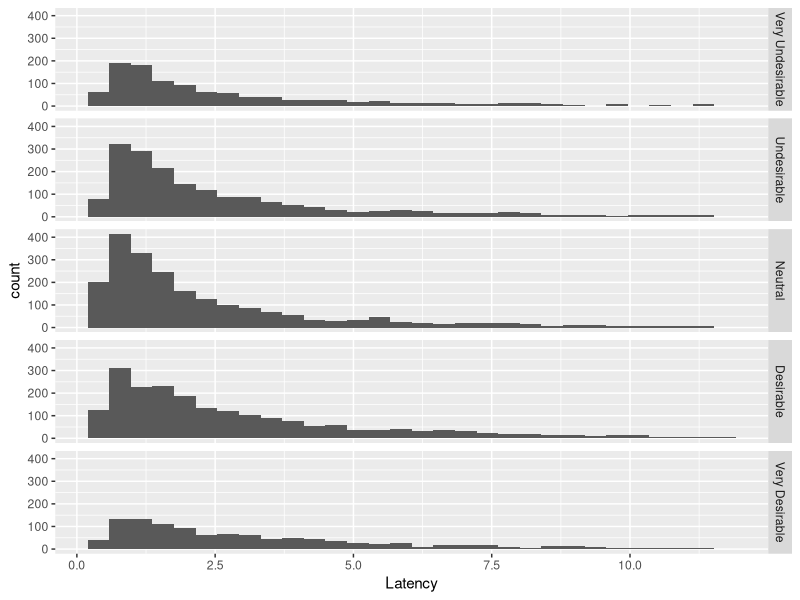
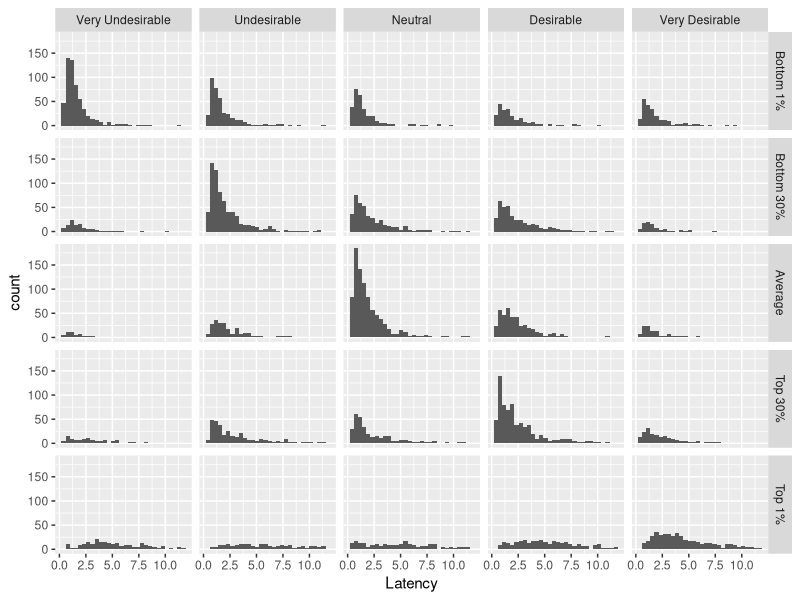
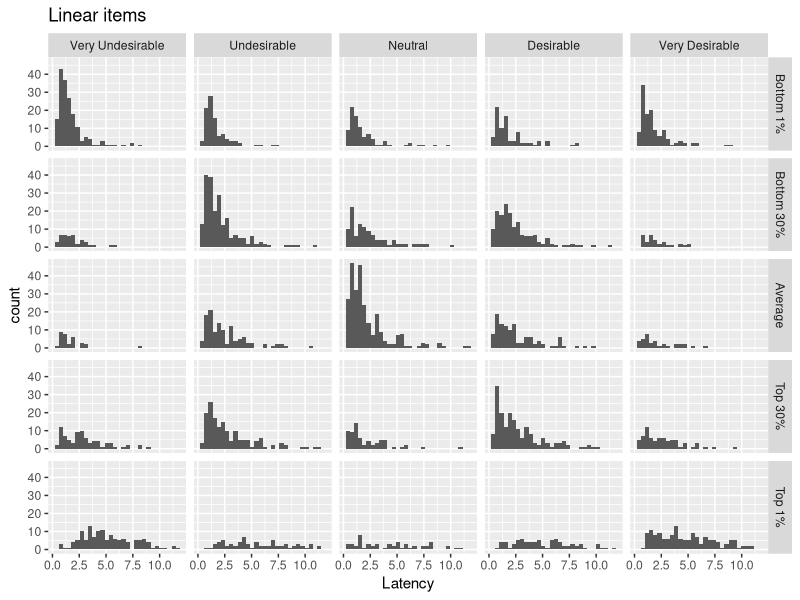
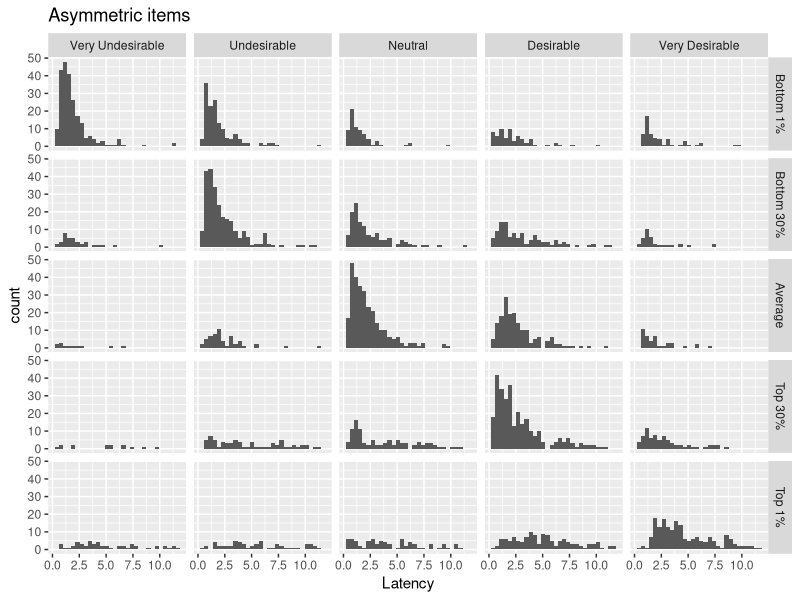
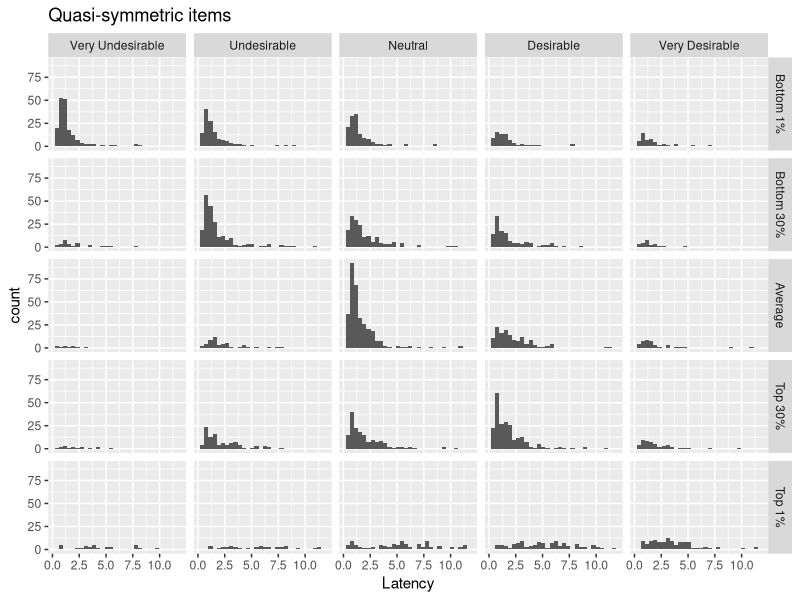

Reproduce these figures in R, in order.
## ---- chunk 1
knitr::opts_chunk$set(echo = FALSE, warning=FALSE, message=FALSE)
## ---- chunk 2


temp <- read.csv("Reduced_scale.csv", header=FALSE, na.strings="")

x <- temp[2,]
data <- temp[-c(1:3),]
colnames(data) <- x

# library(psych)
# opt <- describe(data)
# write.csv(opt, "description.csv")

## column #20 = page submit latency; column #22 = Desirability rating
## column #458 = how difficult was this?
## column #457 = how carefully did you respond?

data$Progress <- as.numeric(as.character(data$Progress))
newdata <- data[ which(data$Progress > 75), ]

temp2 <- newdata[,-c(93,119,145,171,197,223,249,275,301,327,353,379,405,431)] ## getting rid of quality check items (13 here)

use <- temp2[,c(20,22,25,27,30,32,35,37,40,42,45,47,50,52,55,57,60,62,65,67,70,72,75,77,80,82,85,87,90,92,95,97,100,102,105,107,110,112,115,117,
               120,122,125,127,130,132,135,137,140,142,145,147,150,152,155,157,160,162,165,167,170,172,175,177,180,182,185,187,190,192,195,197,200,202,205,207,210,212,215,217,
               220,222,225,227,230,232,235,237,240,242,245,247,250,252,255,257,260,262,265,267,270,272,275,277,280,282,285,287,290,292,295,297,300,302,305,307,310,312,315,317,
               320,322,325,327,330,332,335,337,340,342,345,347,350,352,355,357,360,362,365,367,370,372,375,377,380,382,385,387,390,392,395,397,400,402,405,407,410,412,415,417,
               420,422,425,427,430,432,435,437,440,442)]

total <- nrow(data)
usable <- nrow(use)

## ---- chunk 3
### Data is messy - not all "1%, 30%, etc" read in sequentially
### Requesting column names as an excel file so can double-check numbers used to create "use" object (line 35)

# write.csv(colnames(temp2), "check.csv"); write.csv(colnames(use), "check2.csv")


ass.b1 <- use[,c(29:30,49:50,79:80,99:100,109:110)]
ass.b3 <- use[,c(27:28,47:48,77:78,97:98,107:108)]
ass.n  <- use[,c(25:26,45:46,75:76,95:96,105:106)]
ass.t3 <- use[,c(21:22,43:44,73:74,93:94,103:104)]
ass.t1 <- use[,c(23:24,41:42,71:72,91:92,101:102)]

qua.b1 <- use[,c(89:90,129:130,149:150,159:160,169:170)]
qua.b3 <- use[,c(87:88,127:128,147:148,157:158,167:168)]
qua.n  <- use[,c(85:86,125:126,145:146,155:156,165:166)]
qua.t3 <- use[,c(83:84,123:124,143:144,153:154,163:164)]
qua.t1 <- use[,c(81:82,121:122,141:142,151:152,161:162)]

lin.b1 <- use[,c(39:40,59:60,69:70,119:120,139:140)]
lin.b3 <- use[,c(37:38,57:58,67:68,117:118,137:138)]
lin.n  <- use[,c(35:36,55:56,65:66,115:116,135:136)]
lin.t3 <- use[,c(33:34,53:54,63:64,113:114,133:134)]
lin.t1 <- use[,c(31:32,51:52,61:62,111:112,131:132)]

ass.b1$cat <- "ass.b1"
ass.b3$cat <- "ass.b3"
ass.n$cat  <- "ass.n"
ass.t3$cat <- "ass.t3"
ass.t1$cat <- "ass.t1"

qua.b1$cat <- "qua.b1"
qua.b3$cat <- "qua.b3"
qua.n$cat  <- "qua.n"
qua.t3$cat <- "qua.t3"
qua.t1$cat <- "qua.t1"

lin.b1$cat <- "lin.b1"
lin.b3$cat <- "lin.b3"
lin.n$cat  <- "lin.n"
lin.t3$cat <- "lin.t3"
lin.t1$cat <- "lin.t1"

ass.b1.1 <- ass.b1[,c(1:2,11)]
ass.b1.2 <- ass.b1[,c(3:4,11)]
ass.b1.3 <- ass.b1[,c(5:6,11)]
ass.b1.4 <- ass.b1[,c(7:8,11)]
ass.b1.5 <- ass.b1[,c(9:10,11)]

ass.b3.1 <- ass.b3[,c(1:2,11)]
ass.b3.2 <- ass.b3[,c(3:4,11)]
ass.b3.3 <- ass.b3[,c(5:6,11)]
ass.b3.4 <- ass.b3[,c(7:8,11)]
ass.b3.5 <- ass.b3[,c(9:10,11)]

ass.n.1 <- ass.n[,c(1:2,11)]
ass.n.2 <- ass.n[,c(3:4,11)]
ass.n.3 <- ass.n[,c(5:6,11)]
ass.n.4 <- ass.n[,c(7:8,11)]
ass.n.5 <- ass.n[,c(9:10,11)]

ass.t3.1 <- ass.t3[,c(1:2,11)]
ass.t3.2 <- ass.t3[,c(3:4,11)]
ass.t3.3 <- ass.t3[,c(5:6,11)]
ass.t3.4 <- ass.t3[,c(7:8,11)]
ass.t3.5 <- ass.t3[,c(9:10,11)]

ass.t1.1 <- ass.t1[,c(1:2,11)]
ass.t1.2 <- ass.t1[,c(3:4,11)]
ass.t1.3 <- ass.t1[,c(5:6,11)]
ass.t1.4 <- ass.t1[,c(7:8,11)]
ass.t1.5 <- ass.t1[,c(9:10,11)]



qua.b1.1 <- qua.b1[,c(1:2,11)]
qua.b1.2 <- qua.b1[,c(3:4,11)]
qua.b1.3 <- qua.b1[,c(5:6,11)]
qua.b1.4 <- qua.b1[,c(7:8,11)]
qua.b1.5 <- qua.b1[,c(9:10,11)]

qua.b3.1 <- qua.b3[,c(1:2,11)]
qua.b3.2 <- qua.b3[,c(3:4,11)]
qua.b3.3 <- qua.b3[,c(5:6,11)]
qua.b3.4 <- qua.b3[,c(7:8,11)]
qua.b3.5 <- qua.b3[,c(9:10,11)]

qua.n.1 <- qua.n[,c(1:2,11)]
qua.n.2 <- qua.n[,c(3:4,11)]
qua.n.3 <- qua.n[,c(5:6,11)]
qua.n.4 <- qua.n[,c(7:8,11)]
qua.n.5 <- qua.n[,c(9:10,11)]

qua.t3.1 <- qua.t3[,c(1:2,11)]
qua.t3.2 <- qua.t3[,c(3:4,11)]
qua.t3.3 <- qua.t3[,c(5:6,11)]
qua.t3.4 <- qua.t3[,c(7:8,11)]
qua.t3.5 <- qua.t3[,c(9:10,11)]

qua.t1.1 <- qua.t1[,c(1:2,11)]
qua.t1.2 <- qua.t1[,c(3:4,11)]
qua.t1.3 <- qua.t1[,c(5:6,11)]
qua.t1.4 <- qua.t1[,c(7:8,11)]
qua.t1.5 <- qua.t1[,c(9:10,11)]



lin.b1.1 <- lin.b1[,c(1:2,11)]
lin.b1.2 <- lin.b1[,c(3:4,11)]
lin.b1.3 <- lin.b1[,c(5:6,11)]
lin.b1.4 <- lin.b1[,c(7:8,11)]
lin.b1.5 <- lin.b1[,c(9:10,11)]

lin.b3.1 <- lin.b3[,c(1:2,11)]
lin.b3.2 <- lin.b3[,c(3:4,11)]
lin.b3.3 <- lin.b3[,c(5:6,11)]
lin.b3.4 <- lin.b3[,c(7:8,11)]
lin.b3.5 <- lin.b3[,c(9:10,11)]

lin.n.1 <- lin.n[,c(1:2,11)]
lin.n.2 <- lin.n[,c(3:4,11)]
lin.n.3 <- lin.n[,c(5:6,11)]
lin.n.4 <- lin.n[,c(7:8,11)]
lin.n.5 <- lin.n[,c(9:10,11)]

lin.t3.1 <- lin.t3[,c(1:2,11)]
lin.t3.2 <- lin.t3[,c(3:4,11)]
lin.t3.3 <- lin.t3[,c(5:6,11)]
lin.t3.4 <- lin.t3[,c(7:8,11)]
lin.t3.5 <- lin.t3[,c(9:10,11)]

lin.t1.1 <- lin.t1[,c(1:2,11)]
lin.t1.2 <- lin.t1[,c(3:4,11)]
lin.t1.3 <- lin.t1[,c(5:6,11)]
lin.t1.4 <- lin.t1[,c(7:8,11)]
lin.t1.5 <- lin.t1[,c(9:10,11)]



library(data.table)
together <- rbindlist(list(ass.b1.1,
                              ass.b1.2,
                              ass.b1.3,
                              ass.b1.4,
                              ass.b1.5,
                              ass.b3.1,
                              ass.b3.2,
                              ass.b3.3,
                              ass.b3.4,
                              ass.b3.5,
                              ass.n.1,
                              ass.n.2,
                              ass.n.3,
                              ass.n.4,
                              ass.n.5,
                              ass.t3.1,
                              ass.t3.2,
                              ass.t3.3,
                              ass.t3.4,
                              ass.t3.5,
                              ass.t1.1,
                              ass.t1.2,
                              ass.t1.3,
                              ass.t1.4,
                              ass.t1.5,
                              qua.b1.1,
                              qua.b1.2,
                              qua.b1.3,
                              qua.b1.4,
                              qua.b1.5,
                              qua.b3.1,
                              qua.b3.2,
                              qua.b3.3,
                              qua.b3.4,
                              qua.b3.5,
                              qua.n.1,
                              qua.n.2,
                              qua.n.3,
                              qua.n.4,
                              qua.n.5,
                              qua.t3.1,
                              qua.t3.2,
                              qua.t3.3,
                              qua.t3.4,
                              qua.t3.5,
                              qua.t1.1,
                              qua.t1.2,
                              qua.t1.3,
                              qua.t1.4,
                              qua.t1.5,
                              lin.b1.1,
                              lin.b1.2,
                              lin.b1.3,
                              lin.b1.4,
                              lin.b1.5,
                              lin.b3.1,
                              lin.b3.2,
                              lin.b3.3,
                              lin.b3.4,
                              lin.b3.5,
                              lin.n.1,
                              lin.n.2,
                              lin.n.3,
                              lin.n.4,
                              lin.n.5,
                              lin.t3.1,
                              lin.t3.2,
                              lin.t3.3,
                              lin.t3.4,
                              lin.t3.5,
                              lin.t1.1,
                              lin.t1.2,
                              lin.t1.3,
                              lin.t1.4,
                              lin.t1.5))

together$cond[together$cat == "ass.b1"] <- "Asymmetric"
together$cond[together$cat == "ass.b3"] <- "Asymmetric"
together$cond[together$cat == "ass.n"] <- "Asymmetric"
together$cond[together$cat == "ass.t3"] <- "Asymmetric"
together$cond[together$cat == "ass.t1"] <- "Asymmetric"

together$cond[together$cat == "qua.b1"] <- "Quasi-symmetric"
together$cond[together$cat == "qua.b3"] <- "Quasi-symmetric"
together$cond[together$cat == "qua.n"] <- "Quasi-symmetric"
together$cond[together$cat == "qua.t3"] <- "Quasi-symmetric"
together$cond[together$cat == "qua.t1"] <- "Quasi-symmetric"

together$cond[together$cat == "lin.b1"] <- "Linear"
together$cond[together$cat == "lin.b3"] <- "Linear"
together$cond[together$cat == "lin.n"] <- "Linear"
together$cond[together$cat == "lin.t3"] <- "Linear"
together$cond[together$cat == "lin.t1"] <- "Linear"

together$tier[together$cat == "ass.b1"] <- "Bottom 1%"
together$tier[together$cat == "ass.b3"] <- "Bottom 30%"
together$tier[together$cat == "ass.n"] <- "Average"
together$tier[together$cat == "ass.t3"] <- "Top 30%"
together$tier[together$cat == "ass.t1"] <- "Top 1%"

together$tier[together$cat == "qua.b1"] <- "Bottom 1%"
together$tier[together$cat == "qua.b3"] <- "Bottom 30%"
together$tier[together$cat == "qua.n"] <- "Average"
together$tier[together$cat == "qua.t3"] <- "Top 30%"
together$tier[together$cat == "qua.t1"] <- "Top 1%"

together$tier[together$cat == "lin.b1"] <- "Bottom 1%"
together$tier[together$cat == "lin.b3"] <- "Bottom 30%"
together$tier[together$cat == "lin.n"] <- "Average"
together$tier[together$cat == "lin.t3"] <- "Top 30%"
together$tier[together$cat == "lin.t1"] <- "Top 1%"


colnames(together)[1] <- "Latency"
colnames(together)[2] <- "Answer"

together$Latency <- as.numeric(as.character(together$Latency))

#library(descr)
#yaddup <- freq(together$Latency)
#write.csv(yaddup, "temp.csv")      ## top 1% = 37.396; top 2% = 21.302
                                    ## top 5% = 11.637 (6/2/21)

                                    ## bottom 1% = 0.3
together$Latency[together$Latency >= 11.637] <- NA
together$Latency[together$Latency <= .3]     <- NA


together$Answer <- factor(together$Answer, levels = c("Very Undesirable", "Undesirable", "Neutral", "Desirable", "Very Desirable"))
together$tier <- factor(together$tier, levels = c("Bottom 1%","Bottom 30%","Average","Top 30%","Top 1%"))
write.csv(together, "interrater.csv")

library(ggplot2)

p <- ggplot(data=subset(together, !is.na(Answer)), aes(x=Latency)) + geom_histogram()
p + facet_grid(Answer ~.)

p + facet_grid(vars(tier), vars(Answer))

## ---- chunk 4
 
psych::describeBy(together$Latency, group = together$cond)

## ---- chunk 5

linear <- together[ which(together$cond=='Linear'), ]
asympt <- together[ which(together$cond=='Asymmetric'), ]
quasia <- together[ which(together$cond=='Quasi-symmetric'), ]

ggplot(data=subset(linear, !is.na(Answer)), aes(x=Latency)) + geom_histogram() +
  facet_grid(vars(tier), vars(Answer)) + ggtitle("Linear items")

ggplot(data=subset(asympt, !is.na(Answer)), aes(x=Latency)) + geom_histogram() +
  facet_grid(vars(tier), vars(Answer)) + ggtitle("Asymmetric items")

ggplot(data=subset(quasia, !is.na(Answer)), aes(x=Latency)) + geom_histogram() +
  facet_grid(vars(tier), vars(Answer)) + ggtitle("Quasi-symmetric items")

